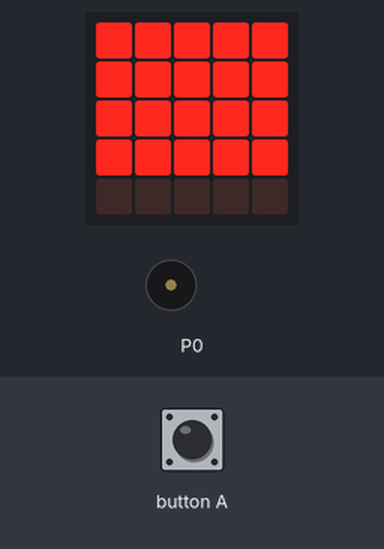
A program run on a simulated BBC micro:bit running MicroPython. On the bench: the board's 5×5 LED display, buzzer (waves = sounding). Inputs (shaded band) come from the test bench.

Above: at 0.01 s.
At 1.3 s:
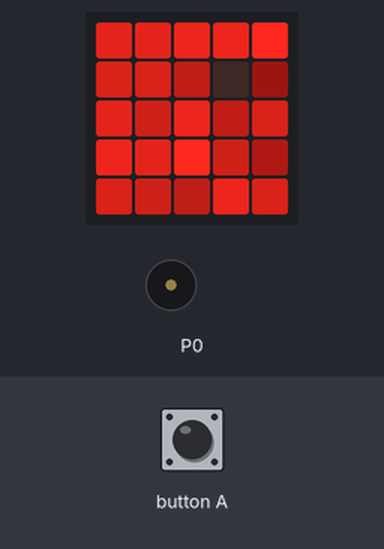
1.4 s: button A pressed for 0.15 s
At 7.9 s:
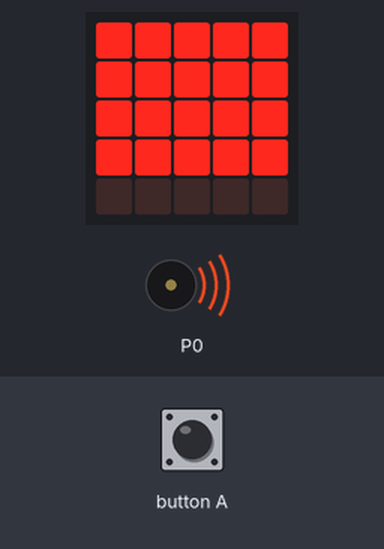
Timing chart, 0 to 8.1 s (numbered marks = the images above; inputs shaded):
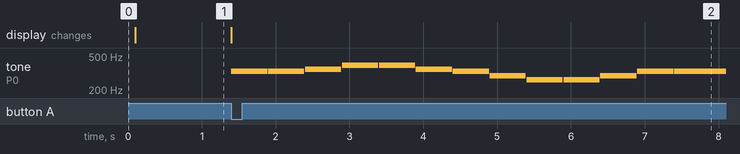

The program:

Annabel.py
```python
from microbit import *
import music

firework=Image("99999:99999:99999:99999")
firework2=Image("66779:55301:64735:76942:54375")
display.show(firework)
sleep(100)
display.show(firework2)


def fade():
    for x in range(0,5):
      for y in range (0,5):
          br=display.get_pixel(x,y)
          if br> 0:
              display.set_pixel(x,y,br-1)
      sleep(100)


while True:
    if button_a.was_pressed():
        display.show(firework)
        music.play(music.ODE)

fade()
fade()
fade()
fade()
fade()
```

Measured:
- after the input at 1.4 s, tone on P0: plays 330 Hz for 0.49 s, 330 Hz for 0.49 s, 349 Hz for 0.49 s, 392 Hz for 0.49 s, 392 Hz for 0.49 s, 349 Hz for 0.49 s … (13 notes in this stretch), starting at once; the display: changes at once (image 2)
